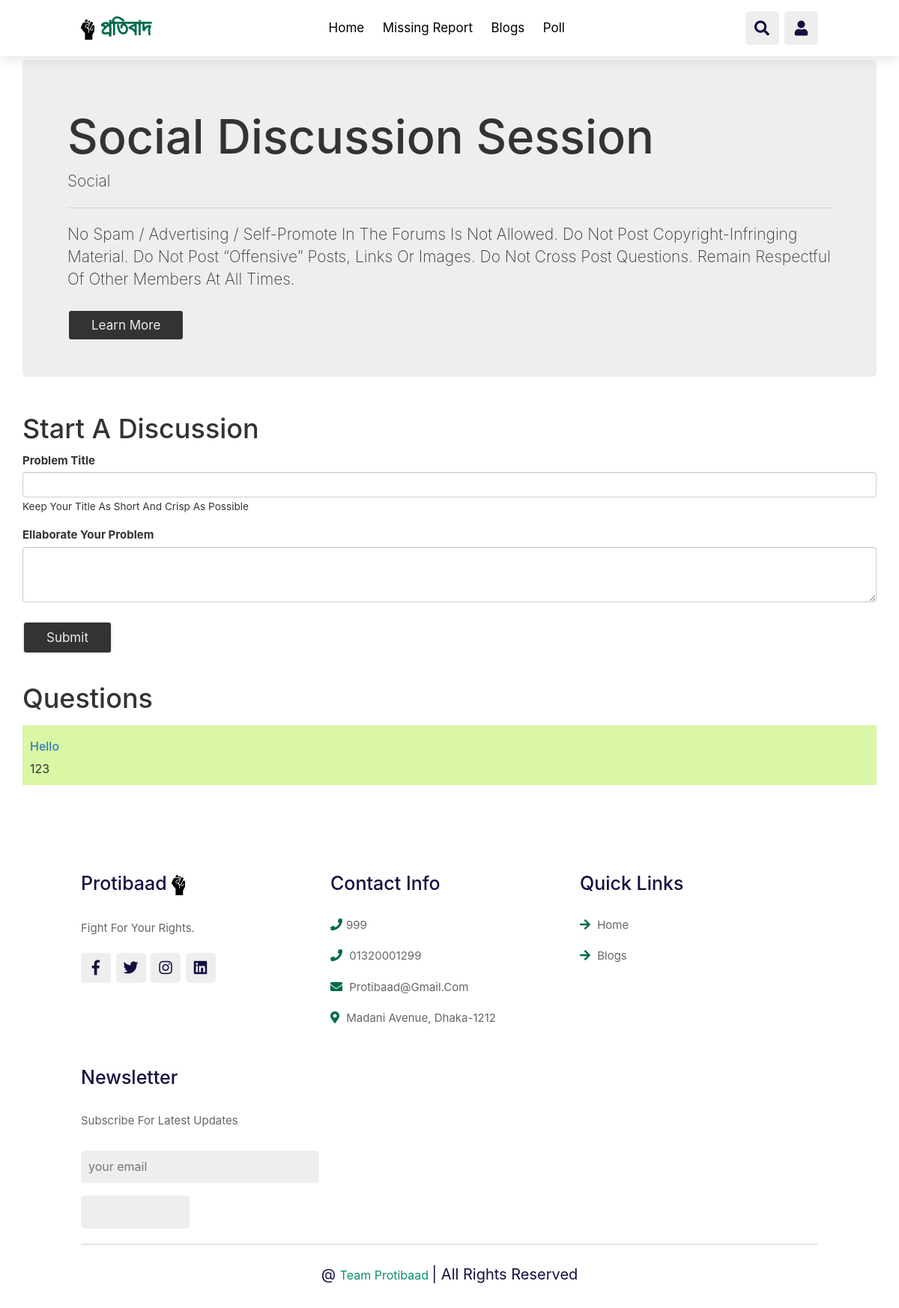
/threadlist.php?catid=2 (signed in), run on the app's committed database.
### tables this page shows
CREATE TABLE `q_category` (
  `q_category_id` int(8) NOT NULL,
  `q_category_name` varchar(300) NOT NULL,
  `q_category_des` varchar(400) NOT NULL,
  `q_category_date` datetime NOT NULL DEFAULT current_timestamp()
);

CREATE TABLE `threads` (
  `thread_id` int(7) NOT NULL,
  `thread_title` varchar(300) NOT NULL,
  `thread_desc` text NOT NULL,
  `thread_cat_id` int(7) NOT NULL,
  `thread_date` datetime NOT NULL DEFAULT current_timestamp(),
  `thread_user_id` int(7) NOT NULL
);

### threadlist.php (the view, shortened to what this page needs)
<?php include('dashboard/includes/adminheader.php');  ?>
<?php include('includes/user_header.php') ?>
<?php include('includes/user_navbar.php') ?>
<?php
$id = $_GET['catid'];
$sql = "SELECT * FROM `q_category` WHERE q_category_id=$id";
$result = mysqli_query($conn, $sql);
while ($row = mysqli_fetch_assoc($result)) {
    $catname = $row['q_category_name'];
    $catdesc = $row['q_category_des'];
}
?>
<div class="container my-4" style="padding-top: 80px; background-color:white">
    <div class="jumbotron">
        <h1 class="display-4"><?php echo $catname; ?> Discussion Session</h1>
        <p class="lead"> <?php echo $catdesc; ?></p>
        <hr class="my-4">
        <p>No Spam / Advertising / Self-promote in the forums is not allowed. Do not
            post copyright-infringing material. Do not post “offensive” posts, links or images. Do not cross post
            questions. Remain respectful of other members at all times.</p>
        <a class="btn btn-success btn-lg" href="#" role="button" style="background-color: #333;">Learn more</a>
    </div>
</div>
<div class="container">
    <h1 class="py-2" style="color:#333;">Start a Discussion</h1>
    <form action="<?php echo $_SERVER["REQUEST_URI"] ?>" method="post">
        <div class="form-group" style="color:#333;">
            <label for="exampleInputEmail1" style="font-size:15px" style="color:#333;">Problem Title</label>
            <input type="text" class="form-control" id="title" name="title" aria-describedby="emailHelp">
            <small id="emailHelp" class="form-text text-muted" style="color:#333;">Keep your title as short and crisp as
                possible</small>
        </div>
        <div class="form-group" style="color:#333;">
            <label for="exampleFormControlTextarea1" style="font-size:15px">Ellaborate your Problem</label>
            <textarea class="form-control" id="desc" name="desc" rows="3"></textarea>
        </div>
        <button type="submit" class="btn btn-success" style="background-color: #333;">Submit</button>
    </form>
</div>
<div class="container mb-5" id="ques" style="padding-top: 20px;">
    <h1 class="py-2" style="color:#333;"> Questions</h1>
    <?php
    $id = $_GET['catid'];
    $sql = "SELECT * FROM `threads` WHERE thread_cat_id=$id";
    $result = mysqli_query($conn, $sql);
    while ($row = mysqli_fetch_assoc($result)) {
        $id = $row['thread_id'];
        $title = $row['thread_title'];
        $desc = $row['thread_desc'];
        echo '<div class="media my-3" style="background: #DAF7A6; padding: 10px">
        <div class="media-body">' .
            '<h5 class="mt-0"> <a class="text-dark" href="thread.php?threadid=' . $id . '">' . $title . ' </a></h5>
           ' . $desc . ' </div>' .
            '</div>';
    }
    ?>
    <br>
    <br>
    <br>
</div>
<?php include('includes/user_footer.php') ?>
</body>
</html>

### dashboard/css/sb-admin.css (style rules this page uses)
body { margin-top: 100px; background-color: #222; }
@media (min-width:768px) { body { margin-top: 50px; } }

### css/welcome.css (style rules this page uses)
:root { --orange:#ff7800; --black:#130f40; --light-color:#666; --box-shadow:0 .5rem 1.5rem rgba(0,0,0,.1); --border:.2rem solid rgba(0,0,0,.1); --outline:.1rem solid rgba(0,0,0,.1); --outline-hover:.2rem solid var(--black); }
* { font-family: 'Poppins', sans-serif; margin:0; padding:0; box-sizing: border-box; outline: none; border:none; text-decoration: none; text-transform: capitalize; transition: all .2s linear; }
html { font-size: 62.5%; overflow-x: hidden; scroll-behavior: smooth; scroll-padding-top: 7rem; }
body { background:#eee; }
.btn { margin-top: 1rem; display: inline-block; padding:.8rem 3rem; font-size: 1.7rem; border-radius: .5rem; border: .2rem solid #eee !important; color:#eee !important; cursor: pointer; }

### poll/pollstyle.css (style rules this page uses)
* { box-sizing: border-box; font-family: -apple-system, BlinkMacSystemFont, "segoe ui", roboto, oxygen, ubuntu, cantarell, "fira sans", "droid sans", "helvetica neue", Arial, sans-serif; font-size: 16px; -webkit-font-smoothing: antialiased; -moz-osx-font-smoothing: grayscale; }
body { background-color: #FFFFFF; margin: 0; }

### data on the page
q_category: q_category_name "Social", q_category_des "Social"
threads: thread_title "Hello", thread_desc "123"
